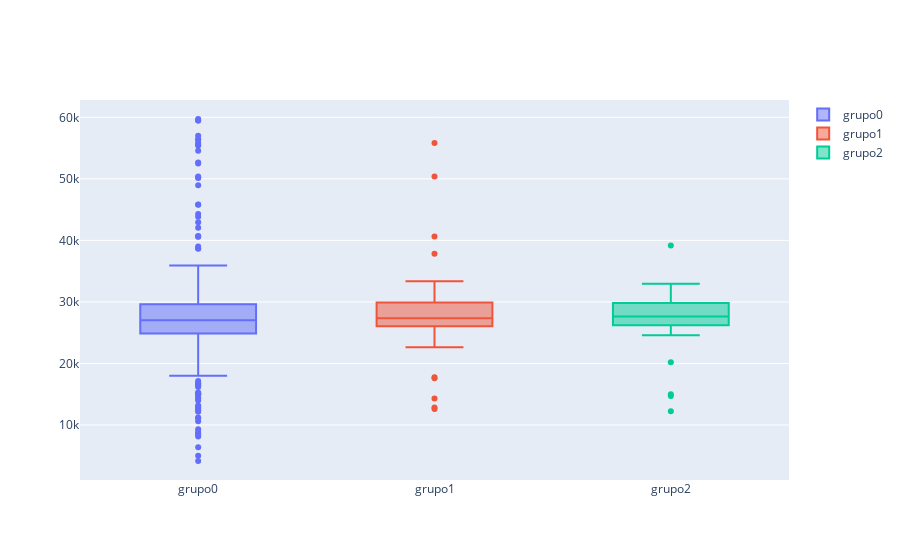

The notebook cell saved with this chart:
### Code cell
# dict for the dataframes and their names
dfs = {"grupo0" : grupo0, "grupo1": grupo1, "grupo2" : grupo2}

# plot the data
fig = go.Figure()

for i in dfs:
    fig = fig.add_trace(go.Box(y = dfs[i]["Costo_Anual_Estudio"], 
                                   name = i))
fig.show()

### Figure 1 — Plotly figure (JSON) as saved in the notebook; plotly's stock layout.template omitted (floating-point values rounded to 4 significant figures; data arrays with more than 128 entries replaced by an {"elided": "..."} marker saying what was removed)
{"data": [{"name": "grupo0", "type": "box", "y": {"elided": "281 int values"}}, {"name": "grupo1", "type": "box", "y": [26194, 26209, 55809, 50373, 29352, 31746, 24888, 25164, 17746, 29598, 17600, 28122, 30947, 33375, 40651, 26481, 27563, 28214, 22655, 12853, 27050, 25151, 28291, 26492, 27467, 25735, 26437, 30219, 30617, 26811, 26866, 27006, 12600, 14321, 37848, 27539, 27523, 31680, 27250, 31351, 25911, 29596, 27753, 26832]}, {"name": "grupo2", "type": "box", "y": [39155, 30664, 27794, 12228, 31690, 30656, 14726, 20182, 31013, 27016, 24570, 26516, 29349, 32946, 28736, 27848, 26209, 15022, 29840, 25314, 26344, 29543, 31416, 27803, 25584, 27630, 27428, 26194, 29785, 27563, 27362]}], "layout": {}}
